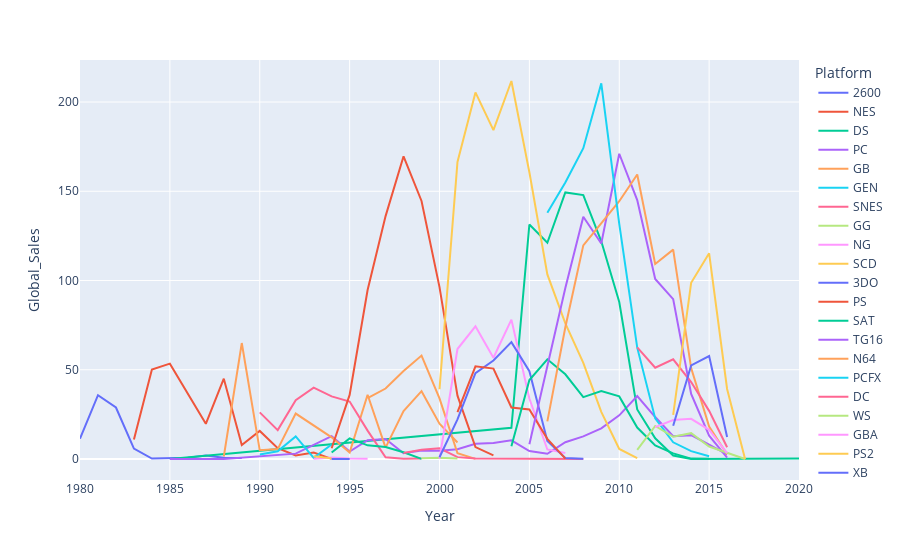

The cell this chart's notebook holds for it:
### Markdown cell above
### (a) Diagramm
Erzeugen Sie aus Ihrem Datensatz aus Aufgabe 3 ein Diagramm mit Plotly, das Sie in Ihrem Dashboard verwenden möchten. (5 P.) Interpretieren Sie das Diagramm, indem Sie Bezug auf die dargestellten Daten nehmen. (5 P.) Erzeugen Sie einen Screenshot des Streudiagrammes und fügen Sie diesen in das Lösungs-pdf ein.

### Code cell
import plotly.express as px

df = df.groupby(['Year', 'Platform'], as_index=False)['Global_Sales'].sum()

line_fig = px.line(df, x='Year', y='Global_Sales', color='Platform')
line_fig.show()

### Figure 1 — Plotly figure (JSON) as saved in the notebook; plotly's stock layout.template omitted (floating-point values rounded to 4 significant figures)
{"data": [{"hovertemplate": "Platform=2600<br>Year=%{x}<br>Global_Sales=%{y}<extra></extra>", "legendgroup": "2600", "line": {"color": "#636efa", "dash": "solid"}, "marker": {"symbol": "circle"}, "mode": "lines", "name": "2600", "orientation": "v", "showlegend": true, "x": [1980.0, 1981.0, 1982.0, 1983.0, 1984.0, 1985.0, 1986.0, 1987.0, 1988.0, 1989.0], "xaxis": "x", "y": [11.38, 35.77, 28.86, 5.83, 0.27, 0.45, 0.66, 1.98, 0.75, 0.62], "yaxis": "y", "type": "scatter"}, {"hovertemplate": "Platform=NES<br>Year=%{x}<br>Global_Sales=%{y}<extra></extra>", "legendgroup": "NES", "line": {"color": "#EF553B", "dash": "solid"}, "marker": {"symbol": "circle"}, "mode": "lines", "name": "NES", "orientation": "v", "showlegend": true, "x": [1983.0, 1984.0, 1985.0, 1986.0, 1987.0, 1988.0, 1989.0, 1990.0, 1991.0, 1992.0, 1993.0, 1994.0], "xaxis": "x", "y": [10.96, 50.09, 53.44, 36.41, 19.76, 45.01, 7.85, 15.74, 6.11, 1.98, 3.61, 0.11], "yaxis": "y", "type": "scatter"}, {"hovertemplate": "Platform=DS<br>Year=%{x}<br>Global_Sales=%{y}<extra></extra>", "legendgroup": "DS", "line": {"color": "#00cc96", "dash": "solid"}, "marker": {"symbol": "circle"}, "mode": "lines", "name": "DS", "orientation": "v", "showlegend": true, "x": [1985.0, 2004.0, 2005.0, 2006.0, 2007.0, 2008.0, 2009.0, 2010.0, 2011.0, 2012.0, 2013.0, 2014.0, 2020.0], "xaxis": "x", "y": [0.02, 17.46, 131.4, 121.2, 149.4, 147.9, 122.0, 87.98, 27.8, 11.64, 1.96, 0.02, 0.29], "yaxis": "y", "type": "scatter"}, {"hovertemplate": "Platform=PC<br>Year=%{x}<br>Global_Sales=%{y}<extra></extra>", "legendgroup": "PC", "line": {"color": "#ab63fa", "dash": "solid"}, "marker": {"symbol": "circle"}, "mode": "lines", "name": "PC", "orientation": "v", "showlegend": true, "x": [1985.0, 1988.0, 1992.0, 1994.0, 1995.0, 1996.0, 1997.0, 1998.0, 1999.0, 2000.0, 2001.0, 2002.0, 2003.0, 2004.0, 2005.0, 2006.0, 2007.0, 2008.0, 2009.0, 2010.0, 2011.0, 2012.0, 2013.0, 2014.0, 2015.0, 2016.0], "xaxis": "x", "y": [0.03, 0.03, 3.02, 12.85, 4.23, 10.59, 11.26, 3.28, 4.75, 4.68, 5.51, 8.6, 8.96, 10.46, 4.47, 2.97, 9.4, 12.67, 17.16, 24.46, 35.25, 23.53, 12.83, 13.39, 8.07, 2.6], "yaxis": "y", "type": "scatter"}, {"hovertemplate": "Platform=GB<br>Year=%{x}<br>Global_Sales=%{y}<extra></extra>", "legendgroup": "GB", "line": {"color": "#FFA15A", "dash": "solid"}, "marker": {"symbol": "circle"}, "mode": "lines", "name": "GB", "orientation": "v", "showlegend": true, "x": [1988.0, 1989.0, 1990.0, 1991.0, 1992.0, 1994.0, 1995.0, 1996.0, 1997.0, 1998.0, 1999.0, 2000.0, 2001.0], "xaxis": "x", "y": [1.43, 64.98, 4.89, 5.57, 25.48, 12.17, 3.6, 36.02, 6.37, 26.9, 38.01, 19.76, 9.24], "yaxis": "y", "type": "scatter"}, {"hovertemplate": "Platform=GEN<br>Year=%{x}<br>Global_Sales=%{y}<extra></extra>", "legendgroup": "GEN", "line": {"color": "#19d3f3", "dash": "solid"}, "marker": {"symbol": "circle"}, "mode": "lines", "name": "GEN", "orientation": "v", "showlegend": true, "x": [1990.0, 1991.0, 1992.0, 1993.0, 1994.0], "xaxis": "x", "y": [2.6, 4.34, 12.66, 0.65, 8.11], "yaxis": "y", "type": "scatter"}, {"hovertemplate": "Platform=SNES<br>Year=%{x}<br>Global_Sales=%{y}<extra></extra>", "legendgroup": "SNES", "line": {"color": "#FF6692", "dash": "solid"}, "marker": {"symbol": "circle"}, "mode": "lines", "name": "SNES", "orientation": "v", "showlegend": true, "x": [1990.0, 1991.0, 1992.0, 1993.0, 1994.0, 1995.0, 1996.0, 1997.0, 1998.0, 1999.0], "xaxis": "x", "y": [26.16, 16.21, 32.98, 40.01, 35.08, 32.21, 15.93, 0.99, 0.22, 0.26], "yaxis": "y", "type": "scatter"}, {"hovertemplate": "Platform=GG<br>Year=%{x}<br>Global_Sales=%{y}<extra></extra>", "legendgroup": "GG", "line": {"color": "#B6E880", "dash": "solid"}, "marker": {"symbol": "circle"}, "mode": "lines", "name": "GG", "orientation": "v", "showlegend": true, "x": [1992.0], "xaxis": "x", "y": [0.04], "yaxis": "y", "type": "scatter"}, {"hovertemplate": "Platform=NG<br>Year=%{x}<br>Global_Sales=%{y}<extra></extra>", "legendgroup": "NG", "line": {"color": "#FF97FF", "dash": "solid"}, "marker": {"symbol": "circle"}, "mode": "lines", "name": "NG", "orientation": "v", "showlegend": true, "x": [1993.0, 1994.0, 1995.0, 1996.0], "xaxis": "x", "y": [0.21, 0.8, 0.33, 0.1], "yaxis": "y", "type": "scatter"}, {"hovertemplate": "Platform=SCD<br>Year=%{x}<br>Global_Sales=%{y}<extra></extra>", "legendgroup": "SCD", "line": {"color": "#FECB52", "dash": "solid"}, "marker": {"symbol": "circle"}, "mode": "lines", "name": "SCD", "orientation": "v", "showlegend": true, "x": [1993.0, 1994.0], "xaxis": "x", "y": [1.5, 0.37], "yaxis": "y", "type": "scatter"}, {"hovertemplate": "Platform=3DO<br>Year=%{x}<br>Global_Sales=%{y}<extra></extra>", "legendgroup": "3DO", "line": {"color": "#636efa", "dash": "solid"}, "marker": {"symbol": "circle"}, "mode": "lines", "name": "3DO", "orientation": "v", "showlegend": true, "x": [1994.0, 1995.0], "xaxis": "x", "y": [0.02, 0.08], "yaxis": "y", "type": "scatter"}, {"hovertemplate": "Platform=PS<br>Year=%{x}<br>Global_Sales=%{y}<extra></extra>", "legendgroup": "PS", "line": {"color": "#EF553B", "dash": "solid"}, "marker": {"symbol": "circle"}, "mode": "lines", "name": "PS", "orientation": "v", "showlegend": true, "x": [1994.0, 1995.0, 1996.0, 1997.0, 1998.0, 1999.0, 2000.0, 2001.0, 2002.0, 2003.0], "xaxis": "x", "y": [6.02, 35.92, 94.68, 136.1, 169.6, 144.6, 96.28, 35.52, 6.69, 2.05], "yaxis": "y", "type": "scatter"}, {"hovertemplate": "Platform=SAT<br>Year=%{x}<br>Global_Sales=%{y}<extra></extra>", "legendgroup": "SAT", "line": {"color": "#00cc96", "dash": "solid"}, "marker": {"symbol": "circle"}, "mode": "lines", "name": "SAT", "orientation": "v", "showlegend": true, "x": [1994.0, 1995.0, 1996.0, 1997.0, 1998.0, 1999.0], "xaxis": "x", "y": [3.64, 11.58, 7.69, 6.77, 3.82, 0.09], "yaxis": "y", "type": "scatter"}, {"hovertemplate": "Platform=TG16<br>Year=%{x}<br>Global_Sales=%{y}<extra></extra>", "legendgroup": "TG16", "line": {"color": "#ab63fa", "dash": "solid"}, "marker": {"symbol": "circle"}, "mode": "lines", "name": "TG16", "orientation": "v", "showlegend": true, "x": [1995.0], "xaxis": "x", "y": [0.16], "yaxis": "y", "type": "scatter"}, {"hovertemplate": "Platform=N64<br>Year=%{x}<br>Global_Sales=%{y}<extra></extra>", "legendgroup": "N64", "line": {"color": "#FFA15A", "dash": "solid"}, "marker": {"symbol": "circle"}, "mode": "lines", "name": "N64", "orientation": "v", "showlegend": true, "x": [1996.0, 1997.0, 1998.0, 1999.0, 2000.0, 2001.0, 2002.0], "xaxis": "x", "y": [34.11, 39.51, 49.28, 57.96, 34.01, 3.26, 0.08], "yaxis": "y", "type": "scatter"}, {"hovertemplate": "Platform=PCFX<br>Year=%{x}<br>Global_Sales=%{y}<extra></extra>", "legendgroup": "PCFX", "line": {"color": "#19d3f3", "dash": "solid"}, "marker": {"symbol": "circle"}, "mode": "lines", "name": "PCFX", "orientation": "v", "showlegend": true, "x": [1996.0], "xaxis": "x", "y": [0.03], "yaxis": "y", "type": "scatter"}, {"hovertemplate": "Platform=DC<br>Year=%{x}<br>Global_Sales=%{y}<extra></extra>", "legendgroup": "DC", "line": {"color": "#FF6692", "dash": "solid"}, "marker": {"symbol": "circle"}, "mode": "lines", "name": "DC", "orientation": "v", "showlegend": true, "x": [1998.0, 1999.0, 2000.0, 2001.0, 2002.0, 2007.0, 2008.0], "xaxis": "x", "y": [3.39, 5.17, 5.99, 1.07, 0.29, 0.02, 0.04], "yaxis": "y", "type": "scatter"}, {"hovertemplate": "Platform=WS<br>Year=%{x}<br>Global_Sales=%{y}<extra></extra>", "legendgroup": "WS", "line": {"color": "#B6E880", "dash": "solid"}, "marker": {"symbol": "circle"}, "mode": "lines", "name": "WS", "orientation": "v", "showlegend": true, "x": [1999.0, 2000.0, 2001.0], "xaxis": "x", "y": [0.46, 0.68, 0.28], "yaxis": "y", "type": "scatter"}, {"hovertemplate": "Platform=GBA<br>Year=%{x}<br>Global_Sales=%{y}<extra></extra>", "legendgroup": "GBA", "line": {"color": "#FF97FF", "dash": "solid"}, "marker": {"symbol": "circle"}, "mode": "lines", "name": "GBA", "orientation": "v", "showlegend": true, "x": [2000.0, 2001.0, 2002.0, 2003.0, 2004.0, 2005.0, 2006.0, 2007.0], "xaxis": "x", "y": [0.06, 61.62, 74.38, 56.73, 78.09, 33.9, 5.35, 3.43], "yaxis": "y", "type": "scatter"}, {"hovertemplate": "Platform=PS2<br>Year=%{x}<br>Global_Sales=%{y}<extra></extra>", "legendgroup": "PS2", "line": {"color": "#FECB52", "dash": "solid"}, "marker": {"symbol": "circle"}, "mode": "lines", "name": "PS2", "orientation": "v", "showlegend": true, "x": [2000.0, 2001.0, 2002.0, 2003.0, 2004.0, 2005.0, 2006.0, 2007.0, 2008.0, 2009.0, 2010.0, 2011.0], "xaxis": "x", "y": [39.11, 166.4, 205.4, 184.3, 211.8, 160.7, 103.4, 75.99, 53.83, 26.45, 5.63, 0.47], "yaxis": "y", "type": "scatter"}, {"hovertemplate": "Platform=XB<br>Year=%{x}<br>Global_Sales=%{y}<extra></extra>", "legendgroup": "XB", "line": {"color": "#636efa", "dash": "solid"}, "marker": {"symbol": "circle"}, "mode": "lines", "name": "XB", "orientation": "v", "showlegend": true, "x": [2000.0, 2001.0, 2002.0, 2003.0, 2004.0, 2005.0, 2006.0, 2007.0, 2008.0], "xaxis": "x", "y": [0.99, 22.24, 48.15, 55.16, 65.5, 49.17, 10.15, 0.55, 0.18], "yaxis": "y", "type": "scatter"}, {"hovertemplate": "Platform=GC<br>Year=%{x}<br>Global_Sales=%{y}<extra></extra>", "legendgroup": "GC", "line": {"color": "#EF553B", "dash": "solid"}, "marker": {"symbol": "circle"}, "mode": "lines", "name": "GC", "orientation": "v", "showlegend": true, "x": [2001.0, 2002.0, 2003.0, 2004.0, 2005.0, 2006.0, 2007.0], "xaxis": "x", "y": [26.3, 51.93, 50.66, 28.89, 27.8, 11.29, 0.27], "yaxis": "y", "type": "scatter"}, {"hovertemplate": "Platform=PSP<br>Year=%{x}<br>Global_Sales=%{y}<extra></extra>", "legendgroup": "PSP", "line": {"color": "#00cc96", "dash": "solid"}, "marker": {"symbol": "circle"}, "mode": "lines", "name": "PSP", "orientation": "v", "showlegend": true, "x": [2004.0, 2005.0, 2006.0, 2007.0, 2008.0, 2009.0, 2010.0, 2011.0, 2012.0, 2013.0, 2014.0, 2015.0], "xaxis": "x", "y": [7.13, 44.23, 55.85, 47.48, 34.68, 38.07, 35.09, 17.66, 7.66, 3.19, 0.24, 0.12], "yaxis": "y", "type": "scatter"}, {"hovertemplate": "Platform=X360<br>Year=%{x}<br>Global_Sales=%{y}<extra></extra>", "legendgroup": "X360", "line": {"color": "#ab63fa", "dash": "solid"}, "marker": {"symbol": "circle"}, "mode": "lines", "name": "X360", "orientation": "v", "showlegend": true, "x": [2005.0, 2006.0, 2007.0, 2008.0, 2009.0, 2010.0, 2011.0, 2012.0, 2013.0, 2014.0, 2015.0, 2016.0], "xaxis": "x", "y": [8.32, 51.88, 95.84, 135.8, 120.8, 171.0, 145.0, 100.9, 89.59, 36.42, 13.05, 0.83], "yaxis": "y", "type": "scatter"}, {"hovertemplate": "Platform=PS3<br>Year=%{x}<br>Global_Sales=%{y}<extra></extra>", "legendgroup": "PS3", "line": {"color": "#FFA15A", "dash": "solid"}, "marker": {"symbol": "circle"}, "mode": "lines", "name": "PS3", "orientation": "v", "showlegend": true, "x": [2006.0, 2007.0, 2008.0, 2009.0, 2010.0, 2011.0, 2012.0, 2013.0, 2014.0, 2015.0, 2016.0], "xaxis": "x", "y": [21.07, 73.81, 119.7, 132.3, 144.4, 159.4, 109.3, 117.3, 50.96, 18.18, 2.59], "yaxis": "y", "type": "scatter"}, {"hovertemplate": "Platform=Wii<br>Year=%{x}<br>Global_Sales=%{y}<extra></extra>", "legendgroup": "Wii", "line": {"color": "#19d3f3", "dash": "solid"}, "marker": {"symbol": "circle"}, "mode": "lines", "name": "Wii", "orientation": "v", "showlegend": true, "x": [2006.0, 2007.0, 2008.0, 2009.0, 2010.0, 2011.0, 2012.0, 2013.0, 2014.0, 2015.0], "xaxis": "x", "y": [137.9, 155.0, 174.2, 210.4, 131.8, 62.41, 22.77, 9.36, 4.44, 1.55], "yaxis": "y", "type": "scatter"}, {"hovertemplate": "Platform=3DS<br>Year=%{x}<br>Global_Sales=%{y}<extra></extra>", "legendgroup": "3DS", "line": {"color": "#FF6692", "dash": "solid"}, "marker": {"symbol": "circle"}, "mode": "lines", "name": "3DS", "orientation": "v", "showlegend": true, "x": [2011.0, 2012.0, 2013.0, 2014.0, 2015.0, 2016.0], "xaxis": "x", "y": [62.53, 51.14, 55.88, 43.14, 26.99, 6.6], "yaxis": "y", "type": "scatter"}, {"hovertemplate": "Platform=PSV<br>Year=%{x}<br>Global_Sales=%{y}<extra></extra>", "legendgroup": "PSV", "line": {"color": "#B6E880", "dash": "solid"}, "marker": {"symbol": "circle"}, "mode": "lines", "name": "PSV", "orientation": "v", "showlegend": true, "x": [2011.0, 2012.0, 2013.0, 2014.0, 2015.0, 2016.0, 2017.0], "xaxis": "x", "y": [5.15, 18.53, 12.48, 14.5, 7.0, 3.4, 0.02], "yaxis": "y", "type": "scatter"}, {"hovertemplate": "Platform=WiiU<br>Year=%{x}<br>Global_Sales=%{y}<extra></extra>", "legendgroup": "WiiU", "line": {"color": "#FF97FF", "dash": "solid"}, "marker": {"symbol": "circle"}, "mode": "lines", "name": "WiiU", "orientation": "v", "showlegend": true, "x": [2012.0, 2013.0, 2014.0, 2015.0, 2016.0], "xaxis": "x", "y": [17.84, 21.84, 22.51, 16.38, 3.29], "yaxis": "y", "type": "scatter"}, {"hovertemplate": "Platform=PS4<br>Year=%{x}<br>Global_Sales=%{y}<extra></extra>", "legendgroup": "PS4", "line": {"color": "#FECB52", "dash": "solid"}, "marker": {"symbol": "circle"}, "mode": "lines", "name": "PS4", "orientation": "v", "showlegend": true, "x": [2013.0, 2014.0, 2015.0, 2016.0, 2017.0], "xaxis": "x", "y": [24.76, 98.76, 115.2, 39.25, 0.03], "yaxis": "y", "type": "scatter"}, {"hovertemplate": "Platform=XOne<br>Year=%{x}<br>Global_Sales=%{y}<extra></extra>", "legendgroup": "XOne", "line": {"color": "#636efa", "dash": "solid"}, "marker": {"symbol": "circle"}, "mode": "lines", "name": "XOne", "orientation": "v", "showlegend": true, "x": [2013.0, 2014.0, 2015.0, 2016.0], "xaxis": "x", "y": [18.6, 52.43, 57.66, 12.37], "yaxis": "y", "type": "scatter"}], "layout": {"xaxis": {"anchor": "y", "domain": [0.0, 1.0], "title": {"text": "Year"}}, "yaxis": {"anchor": "x", "domain": [0.0, 1.0], "title": {"text": "Global_Sales"}}, "legend": {"title": {"text": "Platform"}, "tracegroupgap": 0}, "margin": {"t": 60}}}
